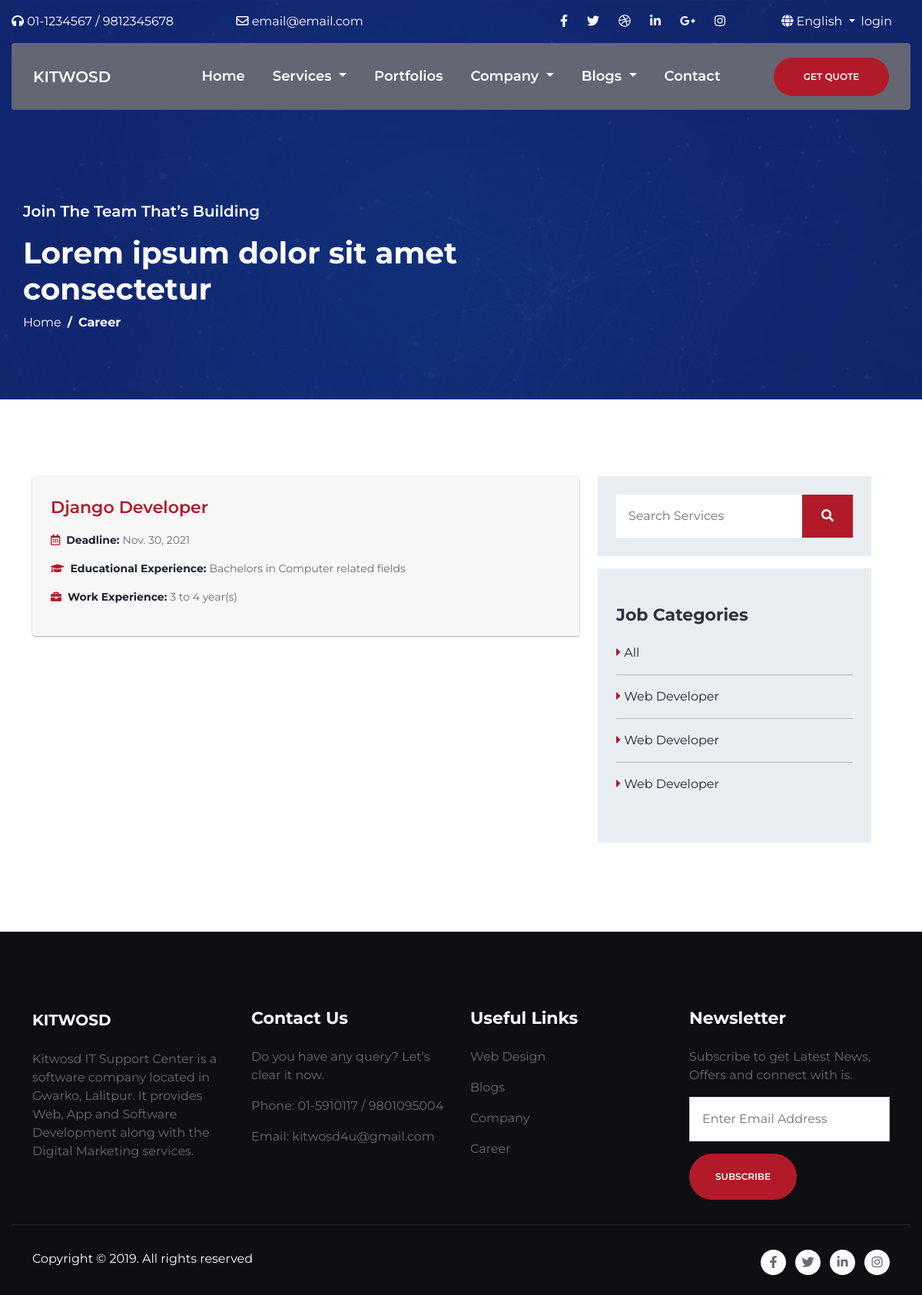
Page /career/ on the committed database.
### app/models.py (models this page shows, shortened)
class Careers(models.Model):
    categories = models.CharField(max_length=100)
    title = models.CharField(max_length=50)
    deadline = models.DateField(auto_now=False, auto_created=False)
    description = models.TextField()
    work_experience = models.CharField(max_length=50)
    education = models.CharField(max_length=50, blank=True)

### app/views.py (the view)
# urls.py: path('career/', views.career, name='career'),
def career(request):
    data = Careers.objects.all()
    context = {
        'data':data
    }
    return render(request, 'kitwosd/career.html',context)

### app/context_processors.py (called while the page is built)
def menu_links(request):
    links = Category.objects.all()
    return dict(links=links)

### templates/kitwosd/career.html (shortened to what this page needs)
{% extends 'base.html' %}
{% load static %}
{% block content %}
    <section class="hero_2">
        <div class="container">
            <div class="hero-content">
                <p class="custom-fs-20 custom-fw-600 mb-3">Join The Team That’s Building</p>
                <h1 class="custom-fs-39 custom-fw-700">Lorem ipsum dolor sit amet consectetur </h1>
                <nav aria-label="breadcrumb">
                    <ol class="breadcrumb">
                        <li class="breadcrumb-item"><a href="{% url 'home' %}">Home</a></li>
                        <li class="breadcrumb-item">Career</li>
                    </ol>
                </nav>
            </div>
        </div>
    </section>
    <section>
        <div class="container">
            <div class="row">
                <div class="col-lg-8 row mb-3">
                {% for data in data %}
                    <div class="col-12 mb-4">
                        <div class="card job-card border-0  p-4">
                            <a href="job-view.html" class="custom-fs-22 custom-text-primary custom-fw-600 mb-3">{{data.title}}</a>
                            <p class="custom-text-light custom-fs-14">
                                <strong class="custom-text-black">
                                    <i class="far fa-calendar-alt custom-text-primary me-1"></i>
                                    Deadline:
                                </strong>
                                {{data.deadline}}
                            </p>
                            <p class="custom-text-light custom-fs-14">
                                <strong class="custom-text-black">
                                    <i class="fas fa-graduation-cap custom-text-primary me-1"></i>
                                    Educational Experience:
                                </strong>
                                {{data.education}}
                            </p>
                            <p class="custom-text-light custom-fs-14">
                                <strong class="custom-text-black">
                                    <i class="fas fa-briefcase custom-text-primary me-1"></i>
                                    Work Experience:
                                </strong>
                                3 to 4 year(s)
                            </p>
                        </div>
                    </div>
                {% endfor %}
                </div>
                <div class="col-lg-4">
                    <div class="custom-bg-light-gray p-4 mb-3">
                        <form action="#" class="d-flex ">
                            <input type="search" name="search_services" placeholder="Search Services"
                                class="form-control rounded-0 border-0 p-3">
                            <button class="btn custom-bg-primary rounded-0 text-white px-4">
                                <i class="fas fa-search"></i>
                            </button>
                        </form>
                    </div>
                    <div class="custom-bg-light-gray px-4 py-5 my-3">
                        <h5 class="custom-fs-22 custom-text-dark custom-fw-700 mb-4">Job Categories</h5>
                        <ul class="ps-0">
                            <li class="mb-2"><a href="#" class="custom-text-black "><i
                                        class="fas fa-caret-right custom-text-primary"></i> All</a>
                                <hr>
                            </li>
                            <li class="mb-2"><a href="#" class="custom-text-black "><i
                                        class="fas fa-caret-right custom-text-primary"></i> Web Developer</a>
                                <hr>
                            </li>
                            <li class="mb-2"><a href="#" class="custom-text-black "><i
                                        class="fas fa-caret-right custom-text-primary"></i> Web Developer</a>
                                <hr>
                            </li>
                            <li class="mb-2"><a href="#" class="custom-text-black "><i
                                        class="fas fa-caret-right custom-text-primary"></i> Web Developer</a>
                            </li>
                        </ul>
                    </div>
                </div>
            </div>
        </div>
    </section>
{% endblock content %}

### core/static/css/main.css (style rules this page uses)
:root { --custom-font-: 'Montserrat', sans-serif; --custom-primary: #B21A29; --custom-secondary: #656673; --custom-black: #1f2332; --custom-dark: #2c3040; --custom-white: #fff; --custom-gray: #837F88; --custom-light:#6a6b71; --custom-light-gray:#e9eef3; --custom-fs-8: 8px; --custom-fs-9: 9px; --custom-fs-10: 10px; --custom-fs-11: 11px; --custom-fs-12: 12px; --custom-fs-13: 13px; --custom-fs-14: 14px; --custom-fs-15: 15px; --custom-fs-16: 16px; --custom-fs-17: 17px; --custom-fs-18: 18px; --custom-fs-19: 19px; --custom-fs-20: 20px; --custom-fs-21: 21px; --custom-fs-22: 22px; --custom-fs-23: 23px; --custom-fs-24: 24px; --custom-fs-25: 25px; --custom-fs-26: 26px; --custom-fs-27: 27px; --custom-fs-28: 28px; --custom-fs-29: 29px; --custom-fs-30: 30px; --custom-fs-31: 31px; --custom-fs-32: 32px; --custom-fs-33: 33px; --custom-fs-34: 34px; --custom-fs-35: 35px; --custom-fs-36: 36px; --custom-fs-37: 37px; --custom-fs-38: 38px; --custom-fs-39: 39px; --custom-fs-47: 47.78px; --custom-fs-57: 57.33px; --custom-fw-100: 100; --custom-fw-200: 200; --custom-fw-300: 300 !important; --custom-fw-400: 400; --custom-fw-500: 500; --custom-fw-600: 600; --custom-fw-700: 700; --custom-fw-800: 800; --custom-fw-900: 900; --custom-transition: all 300ms ease-in-out; --box-shadow: 0px 1px 24px 8px rgba(20, 20, 20, 0.08); }
.custom-fs-14 { font-size: var(--custom-fs-14); }
.custom-fs-20 { font-size: var(--custom-fs-20); }
.custom-fs-22 { font-size: var(--custom-fs-22); }
.custom-fs-39 { font-size: var(--custom-fs-39); }
.custom-fw-600 { font-weight: var(--custom-fw-600) !important; }
.custom-fw-700 { font-weight: var(--custom-fw-700) !important; }
.custom-text-primary { color: var(--custom-primary) !important; }
.custom-text-black { color: var(--custom-black) !important; }
.custom-text-dark { color: var(--custom-dark) !important; }
.custom-text-light { color: var(--custom-light) !important; }
.custom-bg-primary { background-color: var(--custom-primary) !important; }
.custom-bg-light-gray { background-color: var(--custom-light-gray) !important; }
.job-card { background-color: #f7f7f7; -webkit-box-shadow: 0 1px 3px rgba(0, 0, 0, 0.12), 0 1px 2px rgba(0, 0, 0, 0.24); box-shadow: 0 1px 3px rgba(0, 0, 0, 0.12), 0 1px 2px rgba(0, 0, 0, 0.24); -webkit-transition: var(--custom-transition); transition: var(--custom-transition); }
body { font-family: var(--custom-font-); }
section { padding: 100px 15px !important; }
ul { list-style: none; }
.hero_2 { height: 65vh; background: url(../img/hero-2-banner.jpg) no-repeat center center; background-size: cover; position: relative; }
.hero_2::after { content: ""; position: absolute; inset: 0; background-color: #13287e; opacity: 0.8; }
.hero_2 .container { position: relative; height: 100%; }
.hero_2 .hero-content { max-width: 800px; top: 50%; left: 0%; position: absolute; z-index: 100 !important; color: var(--custom-white); }
.hero_2 .hero-content .breadcrumb { font-size: var(--custom-fs-16); }
.hero_2 .hero-content .breadcrumb .breadcrumb-item a { color: white; }
.hero_2 .hero-content .breadcrumb .breadcrumb-item::before { color: white; }
.hero_2 .hero-content .breadcrumb .breadcrumb-item:not(:first-child) { font-weight: 700; }

### rows in the picture
Careers: title "Django Developer", deadline "Nov. 30, 2021", education "Bachelors in Computer related fields"
